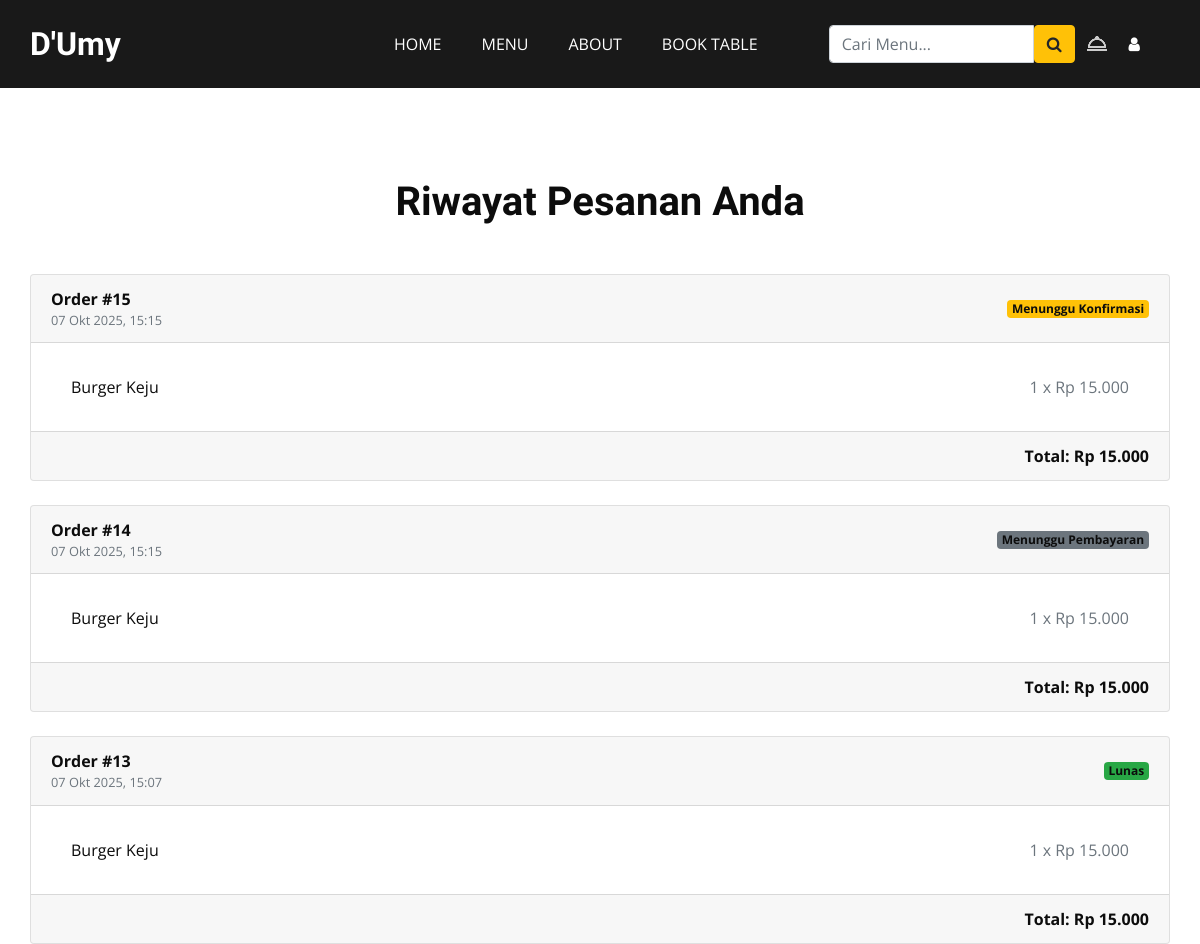
/order/history/ (signed in, upper part), run on an earlier commit of the app's database.
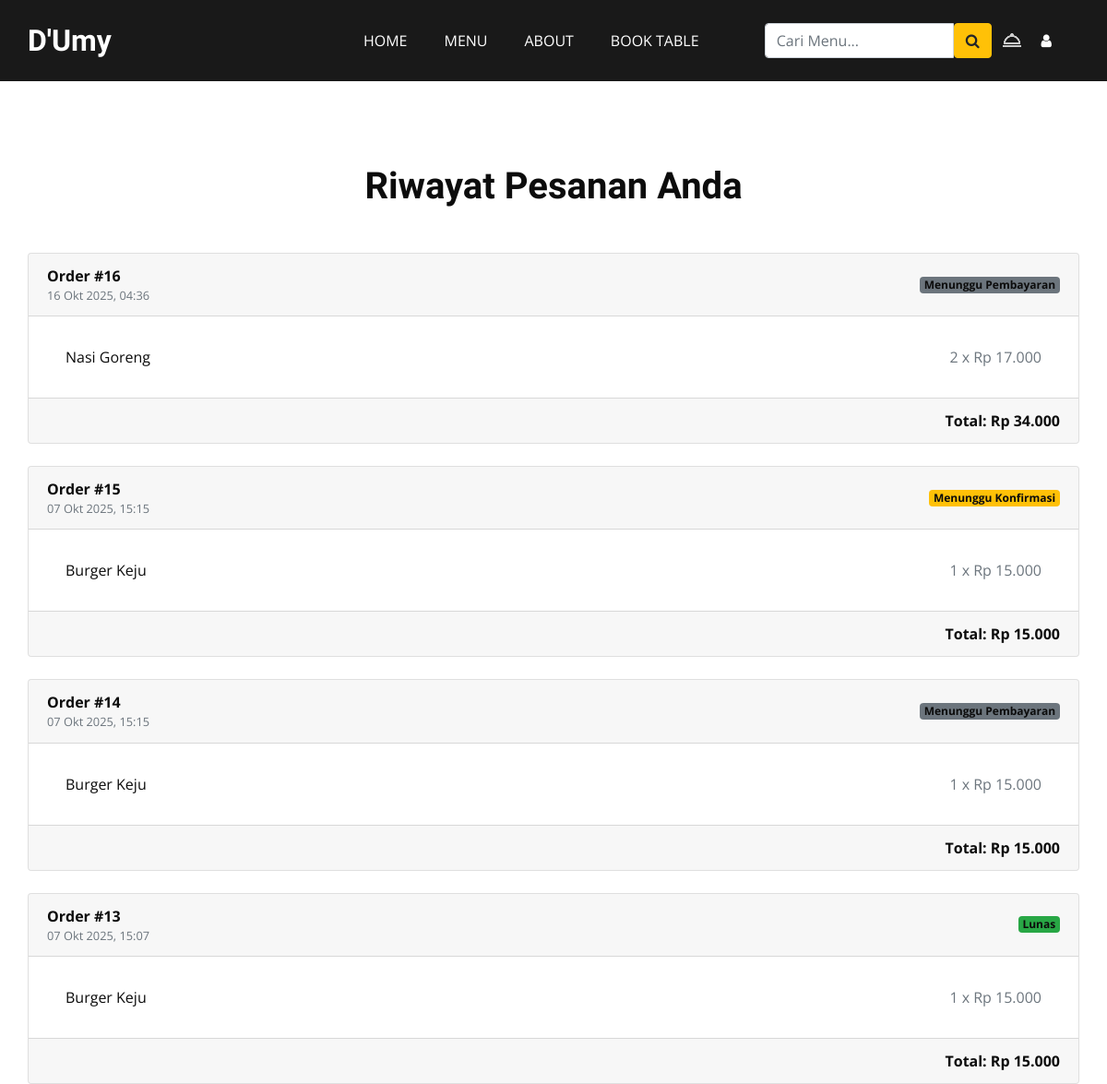
And on a later commit of the database.
### order/models.py (models this page shows, shortened)
class Order(models.Model):
    class OrderType(models.TextChoices):
        DINE_IN = 'Dine-In', 'Dine-In'
        TAKEAWAY = 'Takeaway', 'Takeaway'
    class PaymentMethod(models.TextChoices):
        CASH = 'Cash', 'Bayar di Kasir'
        QRIS = 'QRIS', 'QRIS'
    class OrderStatus(models.TextChoices):
        PENDING = 'Pending', 'Menunggu Pembayaran'
        WAITING_CONFIRMATION = 'Waiting Confirmation', 'Menunggu Konfirmasi'
        PAID = 'Paid', 'Lunas'
        PROCESSING = 'Processing', 'Sedang Disiapkan'
        COMPLETED = 'Completed', 'Selesai'
        CANCELED = 'Canceled', 'Dibatalkan'
    user = models.ForeignKey(User, on_delete=models.SET_NULL, null=True, blank=True) # Siapa yang memesan
    order_type = models.CharField(max_length=10, choices=OrderType.choices, default=OrderType.DINE_IN)
    table_number = models.CharField(max_length=5, null=True, blank=True) # Nomor meja jika dine-in
    payment_method = models.CharField(max_length=10, choices=PaymentMethod.choices, default=PaymentMethod.CASH)
    status = models.CharField(max_length=25, choices=OrderStatus.choices, default=OrderStatus.PENDING)
    payment_proof = models.ImageField(upload_to='payment_proofs/', null=True, blank=True)
    created_at = models.DateTimeField(auto_now_add=True) # Kapan pesanan dibuat
    is_paid = models.BooleanField(default=False) # Status pembayaran
    class Meta:
        ordering = ['-created_at']
    def get_total_price(self):
        return sum(item.get_cost() for item in self.items.all())

class OrderItem(models.Model):
    order = models.ForeignKey(Order, related_name='items', on_delete=models.CASCADE)
    product = models.ForeignKey(ListMenu, related_name='order_items', on_delete=models.CASCADE)
    price = models.DecimalField(max_digits=10, decimal_places=2) # Harga produk saat dibeli
    quantity = models.PositiveIntegerField(default=1)
    def get_cost(self):
        return self.price * self.quantity

### menu/models.py (models this page shows, shortened)
class ListMenu(models.Model):
    name = models.CharField(max_length=100)
    slug = models.SlugField(unique=True, help_text="Teks unik untuk URL, akan terisi otomatis jika dikosongkan.")
    description = models.TextField()
    image = models.ImageField(upload_to='menu_images/')
    price = models.DecimalField(max_digits=8, decimal_places=2)
    category = models.ForeignKey(Category, on_delete=models.CASCADE, related_name="list_menu")

### order/views.py (the view)
# urls.py: path('history/', views.order_history, name='order_history'),
@login_required
def order_history(request):
    orders = Order.objects.filter(user=request.user).order_by('-created_at')
    context = {
        'orders': orders
    }
    return render(request, 'order/order_history.html', context)

### order/context_processors.py (called while the page is built)
def cart_item_count(request):
    cart = request.session.get('cart', {})
    count = sum(item['quantity'] for item in cart.values())
    return {'cart_item_count': count}

### order/templates/order/order_history.html
{% extends 'base.html' %} {% load static %} {% block content %}
<section class="food_section layout_padding">
  <div class="container">
    <div class="heading_container heading_center mb-5">
      <h2>Riwayat Pesanan Anda</h2>
    </div>
    {% if orders %} {% for order in orders %}
    <div class="card mb-4">
      <div
        class="card-header d-flex justify-content-between align-items-center"
      >
        <div>
          <strong>Order #{{ order.id }}</strong>
          <small class="text-muted d-block"
            >{{ order.created_at|date:"d M Y, H:i" }}</small
          >
        </div>
        <span
          class="badge {% if order.status == 'Completed' %}bg-success {% elif order.status == 'Paid' %}bg-success {% elif order.status == 'Processing' %}bg-info {% elif order.status == 'Waiting Confirmation' %}bg-warning {% elif order.status == 'Canceled' %}bg-danger {% else %}bg-secondary {% endif %}"
        >
          {{ order.get_status_display }}
        </span>
      </div>
      <div class="card-body">
        <ul class="list-group list-group-flush">
          {% for item in order.items.all %}
          <li
            class="list-group-item d-flex justify-content-between align-items-center"
          >
            {{ item.product.name }}
            <span class="text-muted"
              >{{ item.quantity }} x Rp {{ item.price|floatformat:0 }}</span
            >
          </li>
          {% endfor %}
        </ul>
      </div>
      <div class="card-footer text-right">
        <strong>Total: Rp {{ order.get_total_price|floatformat:0 }}</strong>
      </div>
    </div>
    {% endfor %} {% else %}
    <div class="text-center py-5">
      <p class="lead">Anda belum memiliki riwayat pesanan.</p>
      <a href="{% url 'menu:menu_list' %}" class="btn1 mt-3">Mulai Belanja</a>
    </div>
    {% endif %}
  </div>
</section>
{% endblock content %}

What changed in the data, as far as the page shows it:
added Order: id "16", created_at "16 Okt 2025, 04:36", status "Menunggu Pembayaran", get_total_price "34.000"
added OrderItem: product.name "Nasi Goreng", quantity "2", price "17.000", shown under "16"
